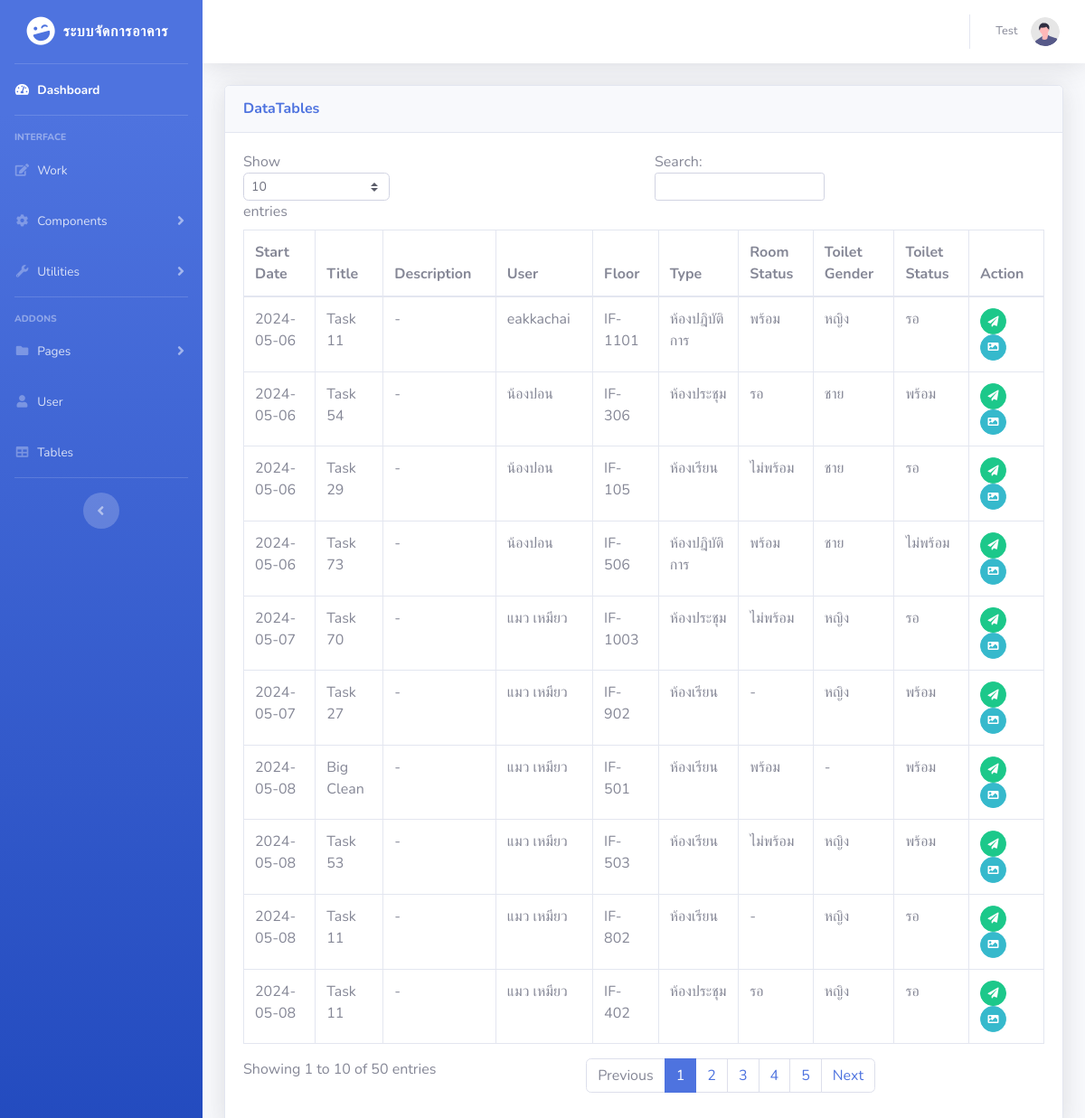
Page /tables.php on the earlier database version.
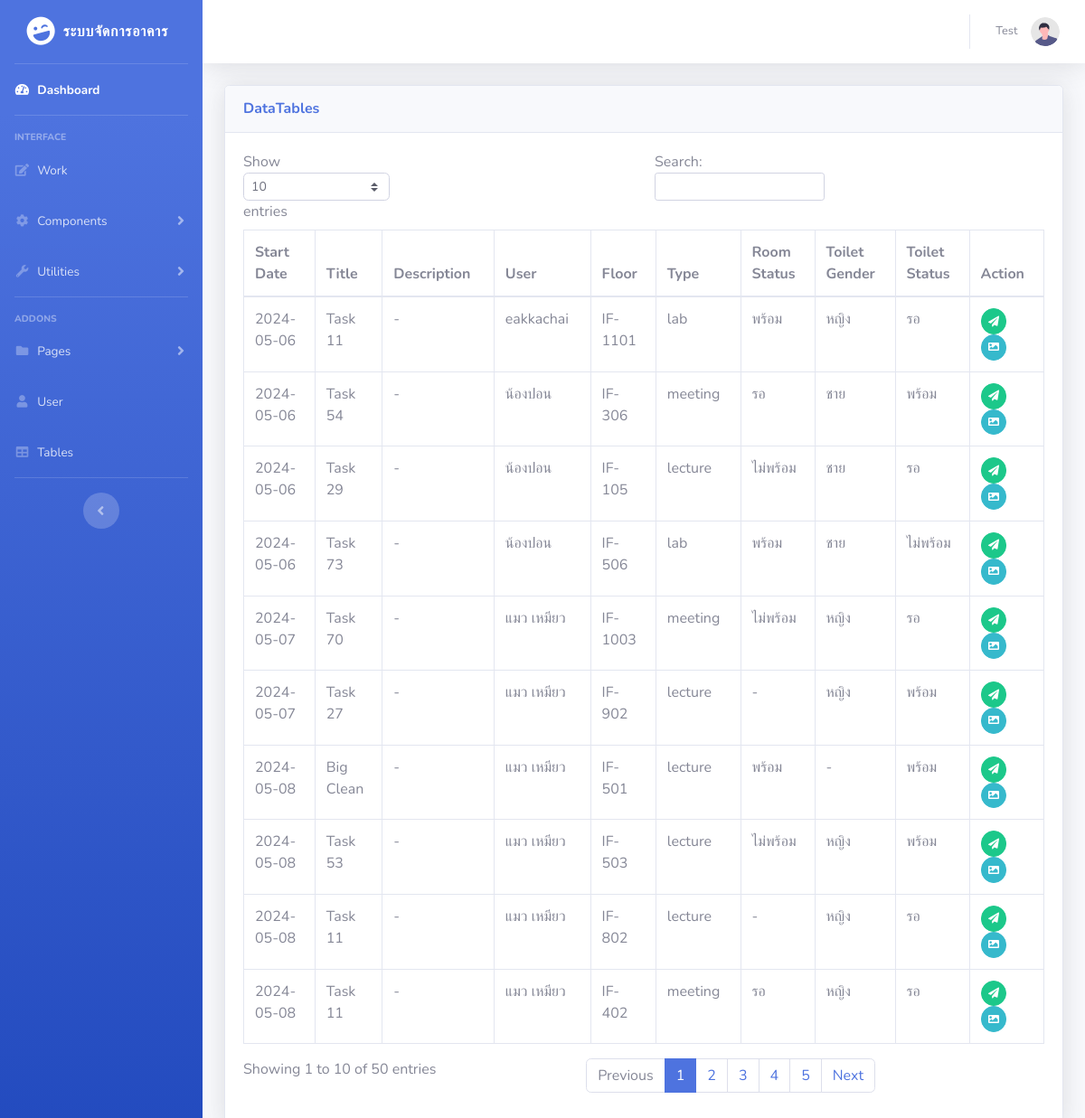
Same page on the later database version.
### tables this page shows
CREATE TABLE `task` (
  `task_id` int(11) NOT NULL,
  `task_title` varchar(255) NOT NULL,
  `task_description` text DEFAULT NULL,
  `start_date` date NOT NULL,
  `user_id` int(100) NOT NULL,
  `floor_number` enum('1','2','3','4','5','6','7','8','9','10','11') NOT NULL,
  `room_number` enum('1','2','3','4','5','6') DEFAULT NULL,
  `room_status` enum('Ready','Waiting','Not Ready') DEFAULT NULL,
  `room_type` enum('lecture','meeting','lab') DEFAULT NULL,
  `toilet_gender` enum('male','female') DEFAULT NULL,
  `toilet_status` enum('Ready','Waiting','Not Ready') NOT NULL,
  `image` text DEFAULT NULL
);

CREATE TABLE `users` (
  `user_id` int(100) NOT NULL,
  `fullname` varchar(255) NOT NULL,
  `username` varchar(100) NOT NULL,
  `password` varchar(100) NOT NULL,
  `role` varchar(100) NOT NULL,
  `lasttime_login` varchar(255) NOT NULL,
  `status` enum('พร้อม','ลา','ไม่พร้อม','') NOT NULL
);

### tables.php (the view, shortened to what this page needs)
<?php
include 'includes/header.php';
include 'includes/navbar.php';
?>
<div class="container-fluid">
    <div class="card shadow mb-4">
        <div class="card-header py-3">
            <h6 class="m-0 font-weight-bold text-primary">DataTables</h6>
        </div>
        <?php
        $servername = "localhost";
        $username = "root";
        $password = "";
        $dbname = "project";
        $conn = new mysqli($servername, $username, $password, $dbname);
        $sql = "SELECT
    t.task_id,
    t.task_title,
    t.start_date,
    t.task_description,
    u.fullname AS user_fullname,
    t.floor_number,
    t.room_number,
    t.room_status,
    t.room_type,
    t.toilet_gender,
    t.toilet_status,
    t.image,
    t.user_id
FROM task t
INNER JOIN users u ON t.user_id = u.user_id
ORDER BY t.start_date ASC";
        $result = $conn->query($sql);
        if ($result->num_rows > 0) {
            echo '<div class="card-body">';
            echo '<div class="table-responsive">';
            echo '<table class="table table-bordered" id="dataTable" width="100%" cellspacing="0">';
            echo '<thead>';
            echo '<tr>';
            echo '<th>Start Date</th>';
            echo '<th>Title</th>';
            echo '<th>Description</th>';
            echo '<th>User</th>';
            echo '<th>Floor</th>';
            echo '<th>Type</th>';
            echo '<th>Room Status</th>';
            echo '<th>Toilet Gender</th>';
            echo '<th>Toilet Status</th>';
            echo '<th>Action</th>';
            echo '</tr>';
            echo '</thead>';
            echo '<tbody>';
            while ($row = $result->fetch_assoc()) {
                echo '<tr>';
                echo '<td>' . ($row["start_date"] ?? '-') . '</td>';
                echo '<td>' . ($row["task_title"] ?? '-') . '</td>';
                echo '<td>' . ($row["task_description"] ?? '-') . '</td>';
                echo '<td>' . ($row["user_fullname"] ?? '-') . '</td>';
                echo '<td>IF-' . ($row["floor_number"] ?? '-') . '0' . ($row["room_number"] ?? '-') . '</td>';
                echo '<td>' . ($row["room_type"] ?? '-') . '</td>';
                echo '<td>';
                if ($row["room_status"] == 'Ready') {
                    echo 'พร้อม';
                } elseif ($row["room_status"] == 'Not Ready') {
                    echo 'ไม่พร้อม';
                } elseif ($row["room_status"] == 'Waiting') {
                    echo 'รอ';
                } else {
                    echo ($row["room_status"] ?? '-');
                }
                echo '</td>';
                echo '<td>';
                if ($row["toilet_gender"] == 'male') {
                    echo 'ชาย';
                } elseif ($row["toilet_gender"] == 'female') {
                    echo 'หญิง';
                } else {
                    echo ($row["toilet_gender"] ?? '-');
                }
                echo '</td>';
                echo '<td>';
                if ($row["toilet_status"] == 'Ready') {
                    echo 'พร้อม';
                } elseif ($row["toilet_status"] == 'Not Ready') {
                    echo 'ไม่พร้อม';
                } elseif ($row["toilet_status"] == 'Waiting') {
                    echo 'รอ';
                } else {
                    echo ($row["toilet_status"] ?? '-');
                }
                echo '</td>';
                echo '<td>';
                echo '<button type="button" class="btn btn-success btn-circle btn-sm" data-toggle="modal" data-target="#submitWorkModal' . $row["task_id"] . '"><i class="fas fa-paper-plane"></i></button>';
                echo '<button type="button" class="btn btn-info btn-circle btn-sm" data-toggle="modal" data-target="#imageModal' . $row["task_id"] . '"><i class="fas fa-image"></i></button>';
                echo '</td>';
                echo '</tr>';
            }
            echo '</tbody>';
            echo '</table>';
            echo '</div>';
            echo '</div>';
        } else {
            echo "0 ผลลัพธ์";
        }
        ?>
    </div>
</div>
</div>
</div>
</div>
<?php
include 'includes/footer.php';
?>

### includes/header.php (shortened to what this page needs)
<!DOCTYPE html>
<html lang="en">
<head>
    <link href="vendor/fontawesome-free/css/all.min.css" rel="stylesheet" type="text/css">
    <link href="css/sb-admin-2.min.css" rel="stylesheet">
</head>
<body id="page-top">
    <div id="wrapper">

### includes/navbar.php (shortened to what this page needs)
<ul class="navbar-nav bg-gradient-primary sidebar sidebar-dark accordion" id="accordionSidebar">
    <a class="sidebar-brand d-flex align-items-center justify-content-center" href="main.php">
        <div class="sidebar-brand-icon rotate-n-15">
            <i class="fas fa-laugh-wink"></i>
        </div>
        <div class="sidebar-brand-text mx-2" style="font-family: Prompt;">ระบบจัดการอาคาร</div>
    </a>
    <hr class="sidebar-divider my-0">
    <li class="nav-item active">
        <a class="nav-link" href="main.php">
            <i class="fas fa-fw fa-tachometer-alt"></i>
            <span>Dashboard</span></a>
    </li>
    <hr class="sidebar-divider">
    <div class="sidebar-heading">
        Interface
    </div>
    <li class="nav-item">
        <a class="nav-link" href="addtask.php">
            <i class="fas fa-fw fa-edit"></i>
            <span>Work</span></a>
        <a class="nav-link collapsed" href="#" data-toggle="collapse" data-target="#collapseTwo" aria-expanded="true"
            aria-controls="collapseTwo">
            <i class="fas fa-fw fa-cog"></i>
            <span>Components</span>
        </a>
    </li>
    <li class="nav-item">
        <a class="nav-link collapsed" href="#" data-toggle="collapse" data-target="#collapseUtilities"
            aria-expanded="true" aria-controls="collapseUtilities">
            <i class="fas fa-fw fa-wrench"></i>
            <span>Utilities</span>
        </a>
    </li>
    <hr class="sidebar-divider">
    <div class="sidebar-heading">
        Addons
    </div>
    <li class="nav-item">
        <a class="nav-link collapsed" href="#" data-toggle="collapse" data-target="#collapsePages" aria-expanded="true"
            aria-controls="collapsePages">
            <i class="fas fa-fw fa-folder"></i>
            <span>Pages</span>
        </a>
    </li>
    <li class="nav-item">
        <a class="nav-link" href="users.php">
            <i class="fas fa-fw fa-user"></i>
            <span>User</span></a>
    </li>
    <li class="nav-item">
        <a class="nav-link" href="tables.php">
            <i class="fas fa-fw fa-table"></i>
            <span>Tables</span></a>
    </li>
    <hr class="sidebar-divider d-none d-md-block">
    <div class="text-center d-none d-md-inline">
        <button class="rounded-circle border-0" id="sidebarToggle"></button>
    </div>
</ul>
<div id="content-wrapper" class="d-flex flex-column">
    <div id="content">
        <nav class="navbar navbar-expand navbar-light bg-white topbar mb-4 static-top shadow">
            <ul class="navbar-nav ml-auto">
                <li class="nav-item dropdown no-arrow">
                    <a class="nav-link dropdown-toggle" href="#" id="userDropdown" role="button" data-toggle="dropdown"
                        aria-haspopup="true" aria-expanded="false">
                        <span class="mr-2 d-none d-lg-inline text-gray-600 small">Test &nbsp;</span>
                        <img class="img-profile rounded-circle" src="img/undraw_profile.svg">
                    </a>
                </li>
            </ul>
        </nav>

### includes/footer.php
</body>
</html>

Differences in the rows shown:
changed task "eakkachai": room_type "ห้องปฎิบัติการ" → "lab"
changed task "Task 54": room_type "ห้องประชุม" → "meeting"
changed task "Task 29": room_type "ห้องเรียน" → "lecture"
changed task "Task 73": room_type "ห้องปฎิบัติการ" → "lab"
changed task "Task 70": room_type "ห้องประชุม" → "meeting"
changed task "Task 27": room_type "ห้องเรียน" → "lecture"
changed task "Big Clean": room_type "ห้องเรียน" → "lecture"
changed task "Task 53": room_type "ห้องเรียน" → "lecture"
changed task (number 9 of 10 on the later page): room_type "ห้องเรียน" → "lecture"
changed task (number 10 of 10 on the later page): room_type "ห้องประชุม" → "meeting"
